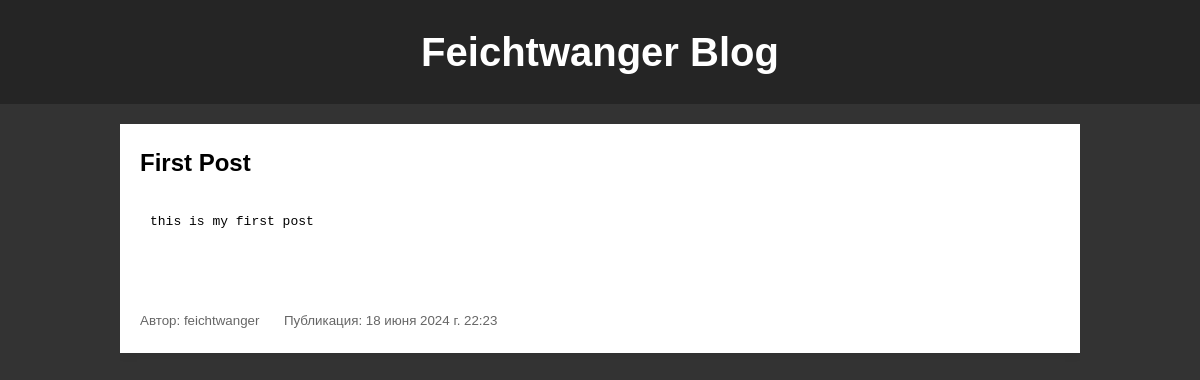
Before: / with the older database file.
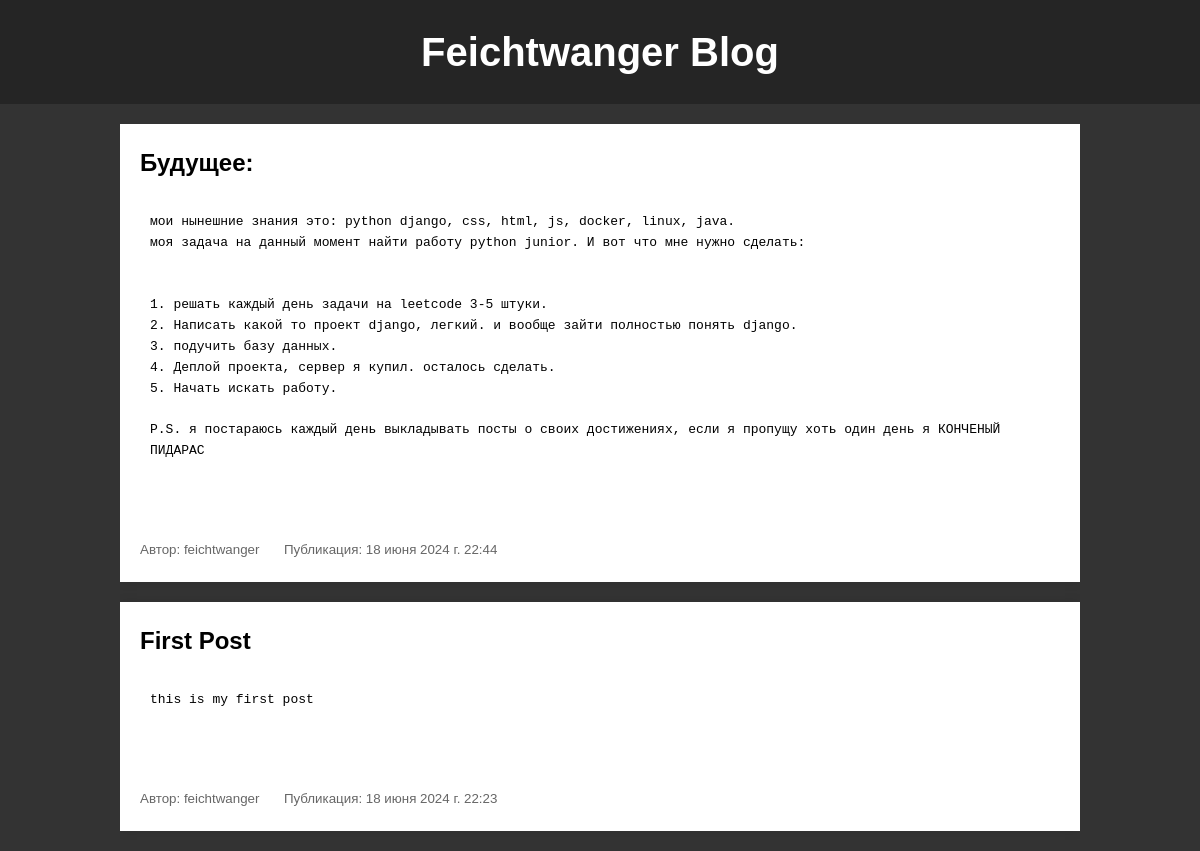
After: the same page with the newer database file.
### blog/models.py (models this page shows, shortened)
class Blog(models.Model):
    title = models.CharField(max_length=255)
    content = models.TextField()
    created_at = models.DateTimeField(auto_now_add=True)
    author = models.ForeignKey(Author, on_delete=models.CASCADE)

class Author(models.Model):
    name = models.CharField(max_length=50)
    def __str__(self):
        return self.name

### blog/views.py (the view)
# urls.py: path('', views.blog, name='blog-page'),
def blog(request):
    context = {
        'posts': Blog.objects.all().order_by('-created_at')
    }
    return render(request, 'blog/blog.html', context)

### blog/templates/blog/blog.html (shortened to what this page needs)
<!DOCTYPE html>
<html lang="en">
<head>
    {% load static %}
    <link rel="stylesheet" href="{% static 'css/styles.css' %}">
</head>
<body>
    <header>
        <h1>Feichtwanger Blog</h1>
    </header>
    <div class="container">
        {% for post in posts %}
            <article class="post">
                <h2>{{ post.title }}</h2>
                <pre>{{ post.content }}</pre>
                <br>
                <br>
                <small class="author">Автор: {{ post.author }}</small>
                <small>Публикация: {{ post.created_at }}</small>
            </article>
        {% endfor %}
    </div>
</body>
</html>

### blog/static/css/styles.css (style rules this page uses)
body { font-family: Arial, sans-serif; line-height: 1.6; margin: 0; padding: 0; background-color: #333; }
header { background-color: #252525; color: #fff; padding: 20px 0; text-align: center; margin-bottom: 20px; }
h1 { margin: 0; font-size: 2.5em; }
.container { width: 80%; margin: auto; overflow: hidden; }
.post { background: #fff; margin-bottom: 20px; padding: 20px; box-shadow: 0 0 10px rgba(0, 0, 0, 0.1); }
.post h2 { margin-top: 0; }
.post pre { padding: 10px; white-space: pre-wrap; }
.post small { color: #666; }
.author { margin-right: 20px; }

Changed rows visible on the page:
added Blog: title "Будущее:", content "мои нынешние знания это: python django, css, html, js, docker, linux, java. моя задача на данный момент найти работу python junior. И вот что мне нужно сделать: 1. решать каждый день задачи на leetcode 3-5 штуки. 2. Написать какой то проект django, легкий. и вообще зайти полностью понять django. 3. подучить базу данных. 4. Деплой проекта, сервер я купил. осталось сделать. 5. Начать искать работу. P.S. я постараюсь каждый день выкладывать посты о своих достижениях, если я пропущу хоть один день я КОНЧЕНЫЙ ПИДАРАС…", author "feichtwanger", created_at "18 июня 2024 г. 22:44"
